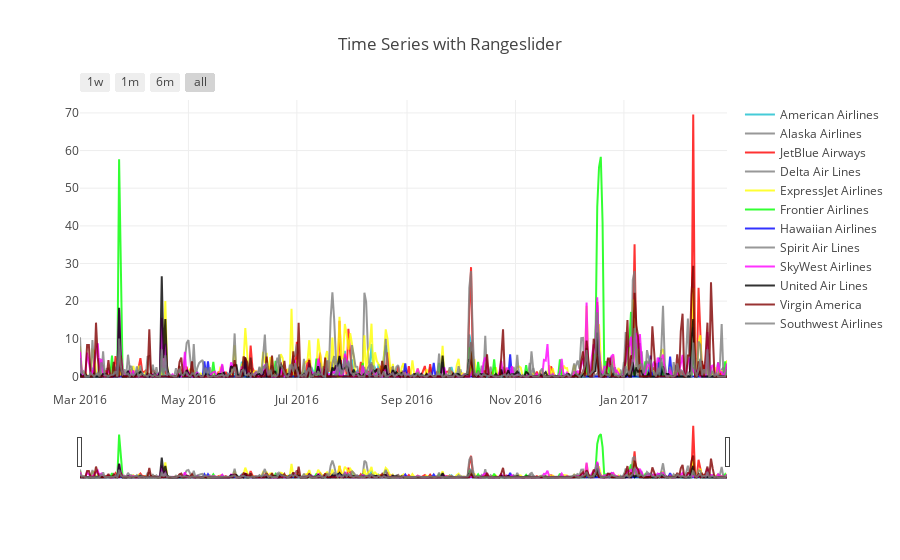

Notebook code for this chart:
### Code cell
trace_aa1 = go.Scatter(
    x=flight_delays_by_airlines_pct_ccld.FL_DATE,
    y=flight_delays_by_airlines_pct_ccld['AA'],
    name = "American Airlines",
    line = dict(color = '#17BECF'),
    opacity = 0.8)
trace_as1 = go.Scatter(
    x=flight_delays_by_airlines_pct_ccld.FL_DATE,
    y=flight_delays_by_airlines_pct_ccld['AS'],
    name = "Alaska Airlines",
    line = dict(color = '#7F7F7F'),
    opacity = 0.8)
trace_b61 = go.Scatter(
    x=flight_delays_by_airlines_pct_ccld.FL_DATE,
    y=flight_delays_by_airlines_pct_ccld['B6'],
    name = "JetBlue Airways",
    line = dict(color = '#FF0000'),
    opacity = 0.8)
trace_dl1 = go.Scatter(
    x=flight_delays_by_airlines_pct_ccld.FL_DATE,
    y=flight_delays_by_airlines_pct_ccld['DL'],
    name = "Delta Air Lines",
    line = dict(color = '#7F7F7F'),
    opacity = 0.8)
trace_ev1 = go.Scatter(
    x=flight_delays_by_airlines_pct_ccld.FL_DATE,
    y=flight_delays_by_airlines_pct_ccld['EV'],
    name = "ExpressJet Airlines",
    line = dict(color = '#FFFF00'),
    opacity = 0.8)
trace_f91 = go.Scatter(
    x=flight_delays_by_airlines_pct_ccld.FL_DATE,
    y=flight_delays_by_airlines_pct_ccld['F9'],
    name = "Frontier Airlines",
    line = dict(color = '#00FF00'),
    opacity = 0.8)
trace_ha1 = go.Scatter(
    x=flight_delays_by_airlines_pct_ccld.FL_DATE,
    y=flight_delays_by_airlines_pct_ccld['HA'],
    name = "Hawaiian Airlines",
    line = dict(color = '#0000FF'),
    opacity = 0.8)
trace_nk1 = go.Scatter(
    x=flight_delays_by_airlines_pct_ccld.FL_DATE,
    y=flight_delays_by_airlines_pct_ccld['NK'],
    name = "Spirit Air Lines",
    line = dict(color = '#7F7F7F'),
    opacity = 0.8)
trace_oo1 = go.Scatter(
    x=flight_delays_by_airlines_pct_ccld.FL_DATE,
    y=flight_delays_by_airlines_pct_ccld['OO'],
    name = "SkyWest Airlines",
    line = dict(color = '#FF00FF'),
    opacity = 0.8)
trace_ua1 = go.Scatter(
    x=flight_delays_by_airlines_pct_ccld.FL_DATE,
    y=flight_delays_by_airlines_pct_ccld['UA'],
    name = "United Air Lines",
    line = dict(color = '#000000'),
    opacity = 0.8)
trace_vx1 = go.Scatter(
    x=flight_delays_by_airlines_pct_ccld.FL_DATE,
    y=flight_delays_by_airlines_pct_ccld['VX'],
    name = "Virgin America",
    line = dict(color = '#800000'),
    opacity = 0.8)
trace_wm1 = go.Scatter(
    x=flight_delays_by_airlines_pct_ccld.FL_DATE,
    y=flight_delays_by_airlines_pct_ccld['WN'],
    name = "Southwest Airlines",
    line = dict(color = '#7F7F7F'),
    opacity = 0.8)

data1 = [trace_aa1, trace_as1, trace_b61, trace_dl1, trace_ev1, trace_f91, trace_ha1, trace_nk1, trace_oo1, trace_ua1, trace_vx1, trace_wm1]

fig1 = dict(data=data1, layout=layout)

iplot(fig1, filename = "Time Series with Rangeslider")

### Figure 1 — Plotly figure (JSON) as saved in the notebook; plotly's stock layout.template omitted (floating-point values rounded to 4 significant figures; data arrays with more than 128 entries replaced by an {"elided": "..."} marker saying what was removed)
{"data": [{"line": {"color": "#17BECF"}, "name": "American Airlines", "opacity": 0.8, "type": "scatter", "x": {"elided": "365 str values"}, "y": {"elided": "365 float values"}}, {"line": {"color": "#7F7F7F"}, "name": "Alaska Airlines", "opacity": 0.8, "type": "scatter", "x": {"elided": "365 str values"}, "y": {"elided": "365 float values"}}, {"line": {"color": "#FF0000"}, "name": "JetBlue Airways", "opacity": 0.8, "type": "scatter", "x": {"elided": "365 str values"}, "y": {"elided": "365 float values"}}, {"line": {"color": "#7F7F7F"}, "name": "Delta Air Lines", "opacity": 0.8, "type": "scatter", "x": {"elided": "365 str values"}, "y": {"elided": "365 float values"}}, {"line": {"color": "#FFFF00"}, "name": "ExpressJet Airlines", "opacity": 0.8, "type": "scatter", "x": {"elided": "365 str values"}, "y": {"elided": "365 float values"}}, {"line": {"color": "#00FF00"}, "name": "Frontier Airlines", "opacity": 0.8, "type": "scatter", "x": {"elided": "365 str values"}, "y": {"elided": "365 float values"}}, {"line": {"color": "#0000FF"}, "name": "Hawaiian Airlines", "opacity": 0.8, "type": "scatter", "x": {"elided": "365 str values"}, "y": {"elided": "365 float values"}}, {"line": {"color": "#7F7F7F"}, "name": "Spirit Air Lines", "opacity": 0.8, "type": "scatter", "x": {"elided": "365 str values"}, "y": {"elided": "365 float values"}}, {"line": {"color": "#FF00FF"}, "name": "SkyWest Airlines", "opacity": 0.8, "type": "scatter", "x": {"elided": "365 str values"}, "y": {"elided": "365 float values"}}, {"line": {"color": "#000000"}, "name": "United Air Lines", "opacity": 0.8, "type": "scatter", "x": {"elided": "365 str values"}, "y": {"elided": "365 float values"}}, {"line": {"color": "#800000"}, "name": "Virgin America", "opacity": 0.8, "type": "scatter", "x": {"elided": "365 str values"}, "y": {"elided": "365 float values"}}, {"line": {"color": "#7F7F7F"}, "name": "Southwest Airlines", "opacity": 0.8, "type": "scatter", "x": {"elided": "365 str values"}, "y": {"elided": "365 float values"}}], "layout": {"title": "Time Series with Rangeslider", "xaxis": {"rangeselector": {"buttons": [{"count": 1, "label": "1w", "step": "week", "stepmode": "backward"}, {"count": 1, "label": "1m", "step": "month", "stepmode": "backward"}, {"count": 6, "label": "6m", "step": "month", "stepmode": "backward"}, {"step": "all"}]}, "rangeslider": {}, "type": "date"}}}
